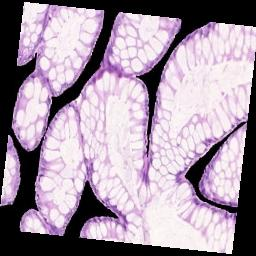
#> input picture ORB/Best Images/after.jpg, 256 x 256 px, found by its file name
$ python orb.py
#> lines starting #> are read from the running program, lines starting #| are printed output that depends on the picture
'''
Steps for Matching the Image:
Import 2 Images
Convert 2 Gray scale
Initialise ORB Detector
Find Key Points and describe them
Match Keypoints - Brute Force Matcher
RANSAC (It Rejects bad Keypoints)
Register two images (use Homology)
'''


import cv2
import numpy as np

img1 = cv2.imread("D:/ORB Aursh Personal/Best Images/after.jpg") #Image to be registered
#> img1 is the input picture: shape (256, 256, 3); mean B, G, R 164.3, 148.5, 164.5
img2 = cv2.imread("D:/ORB Aursh Personal/Input/before.jpg")  #Reference Image
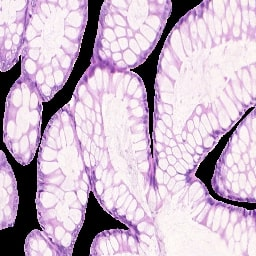
#> input picture ORB/Input/before.jpg, 256 x 256 px, found by its file name
#> img2 is the input picture: shape (256, 256, 3); mean B, G, R 199.9, 180.5, 200.3

img1 = cv2.cvtColor(img1, cv2.COLOR_BGR2BGRA)
#> img1: shape (256, 256, 4)
img2 = cv2.cvtColor(img2, cv2.COLOR_BGR2BGRA)
#> img2: shape (256, 256, 4)


#initialising orb
orb = cv2.ORB_create(500)

kp1, des1 = orb.detectAndCompute(img1, None)
#> kp1 = 444 keypoints; strongest (x, y, size): (53, 98, 31), (137, 76, 31), (142, 77, 77.1), (185, 176, 31)
kp2, des2 = orb.detectAndCompute(img2, None)
#> kp2 = 442 keypoints; strongest (x, y, size): (44, 103, 31), (131, 70, 31), (91, 193, 31), (196, 175, 31)

matcher = cv2.DescriptorMatcher_create(cv2.DESCRIPTOR_MATCHER_BRUTEFORCE_HAMMING)

#Match the descriptors

matches = matcher.match(des1, des2, None)
#> matches = 444 matches

matches = sorted(matches, key = lambda x:x.distance)


#creating an empty list with zeros

points1 = np.zeros((len(matches), 2), dtype= np.float32)
#> points1 = 444 pairs, first value 0 to 0, second value 0 to 0
points2 = np.zeros((len(matches), 2), dtype= np.float32)
#> points2 = 444 pairs, first value 0 to 0, second value 0 to 0

# filling the empty list and unwrapping the keypoints
# to mark the difference b/w 2 distinct cordinates of the 2 images
# basically calculating the homography

for i, match in enumerate(matches):
    points1[i, :] = kp1[match.queryIdx].pt   #it gives the list of the descriptors
    points2[i, :] = kp2[match.trainIdx].pt    #it gives the list of training descriptors
#> after the loop, points1 = 444 pairs, first value 31 to 224, second value 38.4 to 222; points2 = 444 pairs, first value 35 to 224, second value 33 to 222

h, mask = cv2.findHomography(points1, points2, cv2.RANSAC)  #RANSAC keeps the inlier points(good points) and excludes outliers(bad points)
#> h = [[1.06, 0.123, -24.6], [-0.125, 1.1, 2.34], [-3.48e-05, -2.54e-05, 1]]; mask = 444 values, max 1 at index 0, min 0 at index 17, mean 0.606

#use homography

height, width, channels = img2.shape
#> height = 256; width = 256; channels = 4

img1Reg = cv2.warpPerspective(img1, h, (width, height))
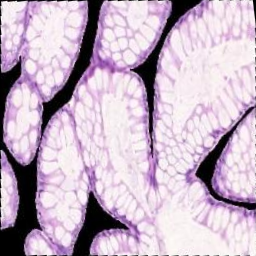
#> img1Reg: shape (256, 256, 4); mean B, G, R, A 197.8, 179, 198.1, 254.6

img3 = cv2.drawMatches(img1, kp1, img2, kp2, matches[:10], None)
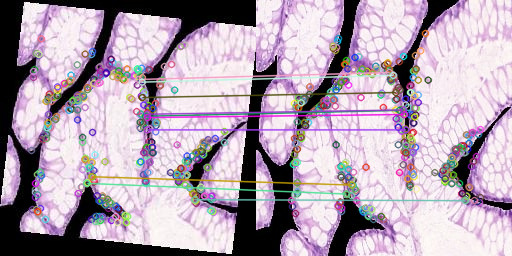
#> img3: shape (256, 512, 4); mean B, G, R, A 177.1, 162, 177.7, 255
cv2.imshow("Keypoint Image", img3)
cv2.imshow("Registered Image", img1Reg)
cv2.waitKey(0)
